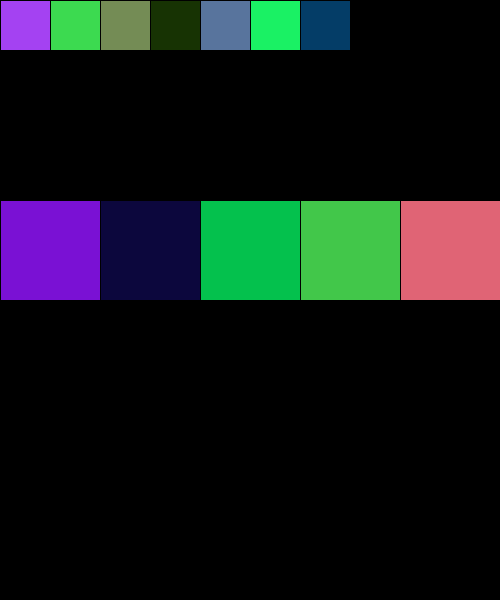
Frame 1 (no input)
Frame 60 (the mouse pressed at the canvas centre just before this capture): identical to frame 1, image omitted
Frame 120 (the mouse held since frame 60 and released just before this capture): identical to frame 1, image omitted

The Processing sketch that drew this single still picture (run headless with seeded random() and noise(); from frame 60 on, the mouse is pressed at the canvas centre):

// Processing sketch: w01_24_for_loop_two_ways
// ── w01_24_for_loop_two_ways.pde
// IMA | NYU Shanghai
// Kinetic Interfaces
// MOQN
// Jan 24 2018

int size;

void setup() {
  size(500, 600);
  background(0);

  size = 50;
  for (int i=0; i<7; i++) {
    fill(random(255), random(255), random(255));
    rect(i*size, 0, size, size);
  }

  size = 100;
  for (int x=0; x<width; x += size) {
    fill(random(255), random(255), random(255));
    rect(x, 200, size, size);
  }
}

void draw() {
  //
}
